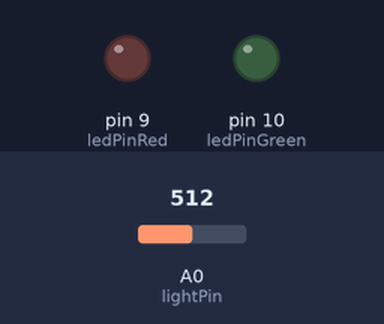
The sketch below on a simulated Arduino Uno, built with avr-gcc and run on an emulated ATmega328P. Shown: output pins drawn as LEDs (lit = HIGH). The test bench sets the inputs (shaded band); at power-on: A0 (lightPin) = 512. What the sketch prints to the serial monitor is not drawn.

Above: at 1.2 s.
1.3 s: A0 (lightPin) set to 587
2.8 s: A0 (lightPin) set to 618
At 3.3 s:
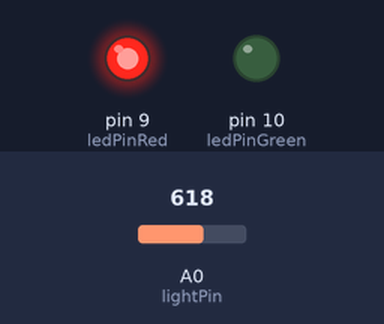
5.8 s: A0 (lightPin) set to 511
At 6.8 s:
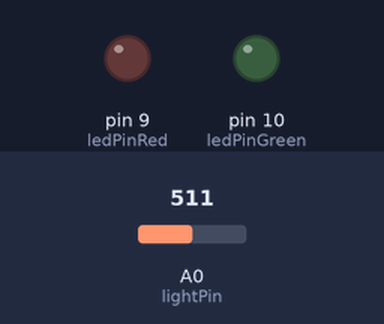
7.3 s: A0 (lightPin) set to 716
At 7.9 s:
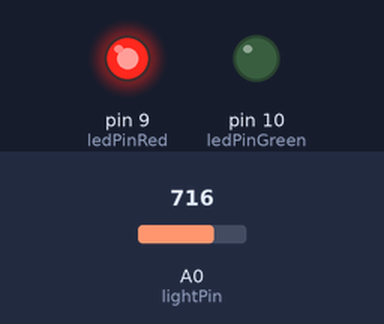
Timing chart, 0 to 10.3 s (numbered marks = the images above; inputs shaded):
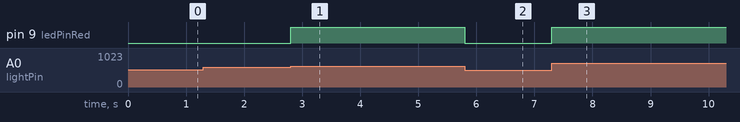

Measured:
- the behaviour switches between 603 and 604 on A0 (lightPin) (found by bisection; images 0 and 1)
- after the input at 1.3 s, every drawn part: stays the same
- after the input at 2.8 s, pin 9 (ledPinRed): LOW → HIGH at once
- after the input at 5.8 s, pin 9 (ledPinRed): HIGH → LOW at once
- after the input at 7.3 s, pin 9 (ledPinRed): LOW → HIGH at once

The sketch:

CIRC09.ino
```cpp
/*
 * A simple programme that will change the intensity of
 * an LED based  * on the amount of light incident on
 * the photo resistor.
 *
 */

//PhotoResistor Pin
int lightPin = A0; //the analog pin the photoresistor is
                  //connected to
                  //the photoresistor is not calibrated to any units so
                  //this is simply a raw sensor value (relative light)
//LED Pin
int ledPinRed = 9;   //the pin the LED is connected to
                  //we are controlling brightness so
                  //we use one of the PWM (pulse width
                  // modulation pins)
int ledPinGreen = 10;

int readBack;

void setup()
{
  Serial.begin(9600);
  pinMode(ledPinRed, OUTPUT); //sets the led pin to output
  pinMode(ledPinGreen, OUTPUT); //sets the led pin to output
  pinMode(lightPin, INPUT); //sets the led pin to output
}
 /*
 * loop() - this function will start after setup
 * finishes and then repeat
 */
void loop()
{
 int lightLevel = analogRead(lightPin); //Read the lightlevel


 lightLevel = map(lightLevel, 0, 900, 0, 255);
         //adjust the value 0 to 900 to
         //span 0 to 255


// lightLevel = constrain(lightLevel, 0, 255);//make sure the
                                           //value is betwween
                                           //0 and 255

// analogWrite(ledPin, lightLevel);  //write the value
  if(lightLevel > 170)
  {
     playPause();
  }


}

void playPause()
{
  Serial.print('A');
  analogWrite(ledPinRed, 255);

  delay(1000);
  int readBack = Serial.read();
  analogWrite(ledPinRed, 0);
//  readData();
};

void readData()
{
  if (readBack == 1)
  {
     analogWrite(ledPinGreen, 255);
  delay(1000);
  analogWrite(ledPinGreen, 0);
  }
};
```
